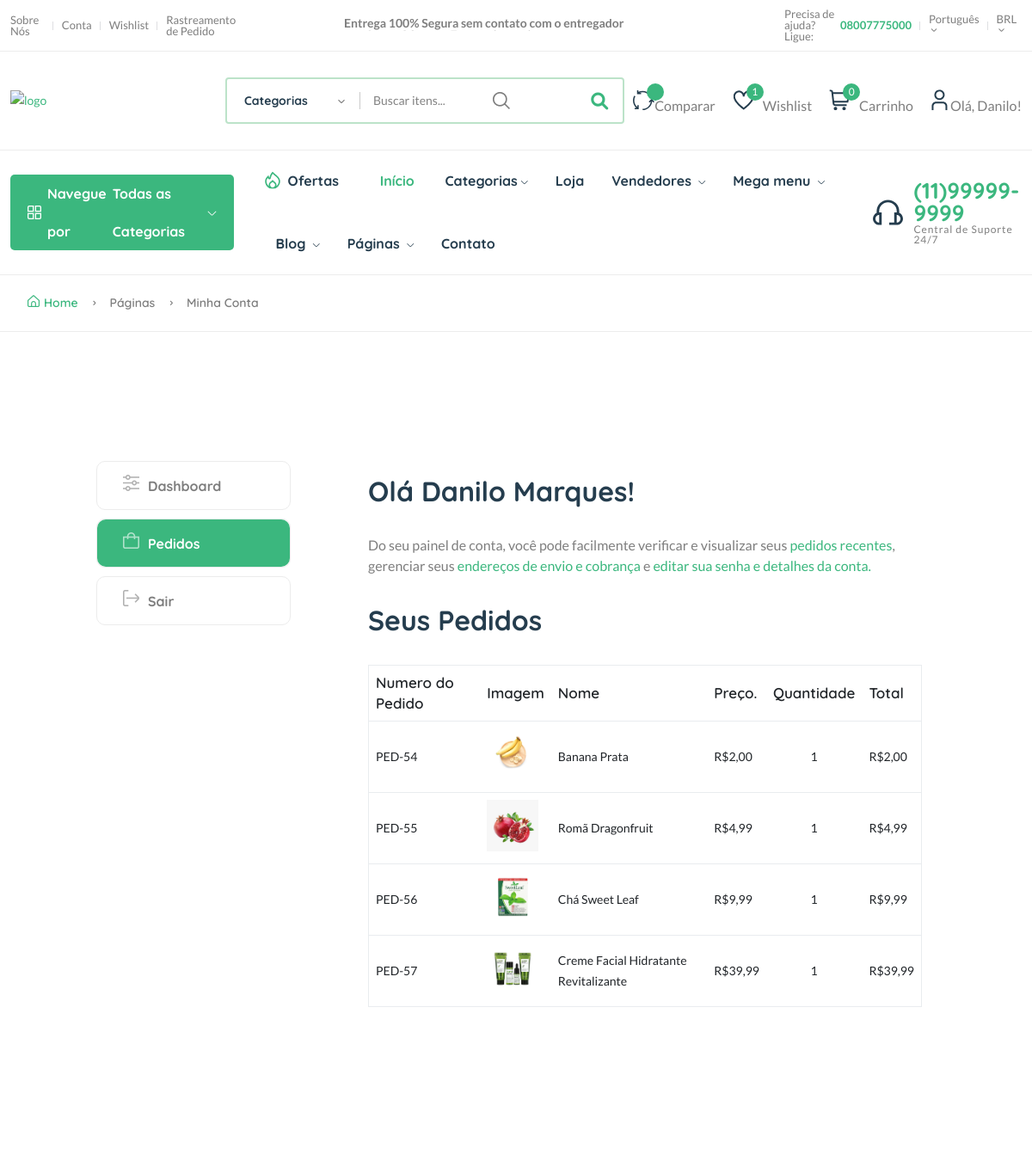
/dashboard/pedido/48 (signed in, upper part), run on an earlier commit of the app's database.
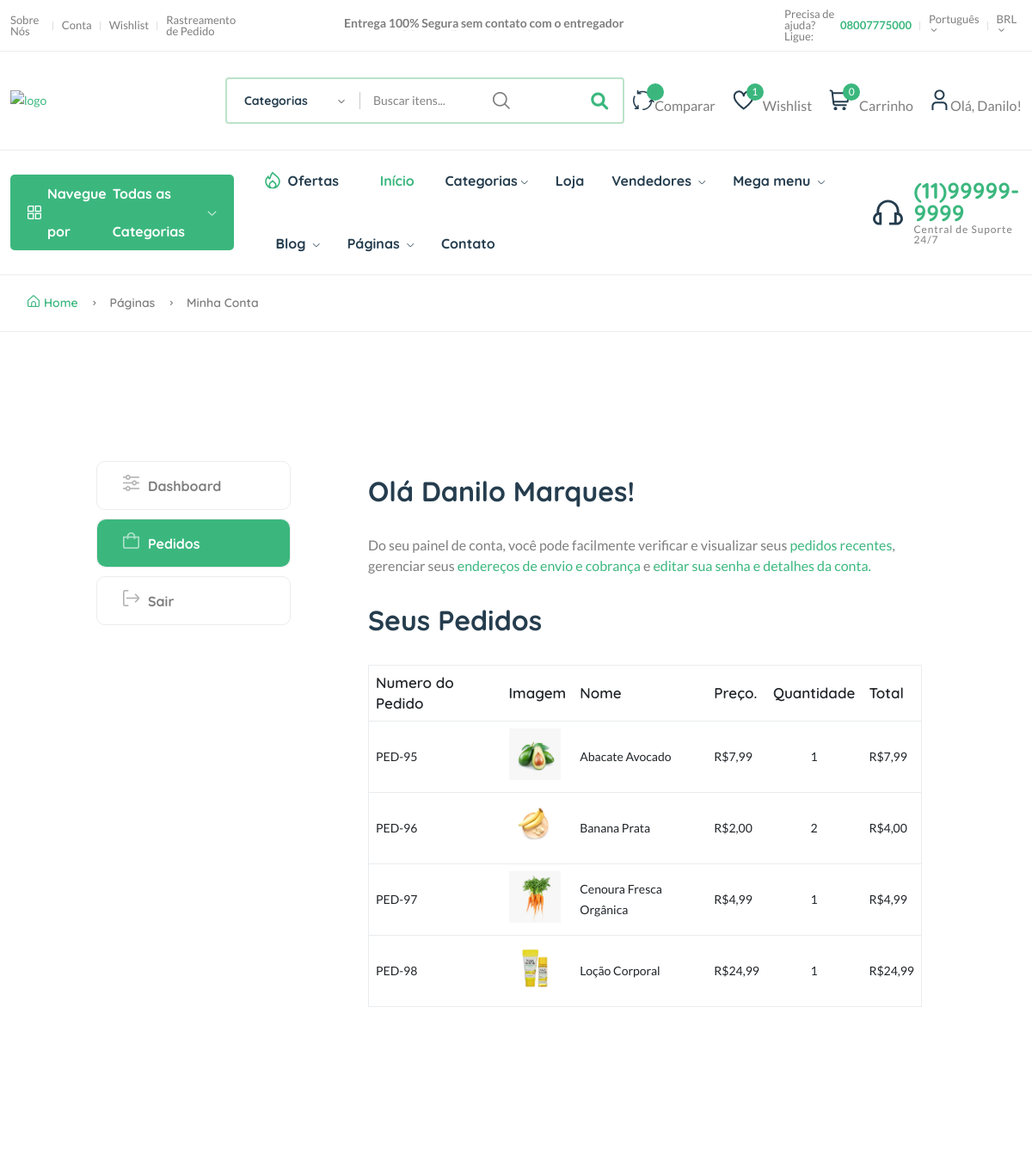
And on a later commit of the database.
### core/models.py (models this page shows, shortened)
class ItensPedidoCarrinho(models.Model):
    pedido = models.ForeignKey(PedidoCarrinho, on_delete=models.CASCADE)
    num_fatura = models.CharField(max_length=200)
    status_produto = models.CharField(max_length=200)
    item = models.CharField(max_length=200)
    imagem = models.CharField(max_length=200)
    qtd = models.IntegerField(default=0)
    preco = models.DecimalField(max_digits=999999999, decimal_places=2, default=1.99)
    total = models.DecimalField(max_digits=999999999, decimal_places=2, default=1.99)
    class Meta:
         verbose_name_plural = "Itens do Pedido do Carrinho"

### core/views.py (the view)
# urls.py: path("dashboard/pedido/<int:id>", order_detail, name="order-detail"),
def order_detail(request, id):
    try:
        order = get_object_or_404(PedidoCarrinho, user=request.user, id=id)
        order_items = ItensPedidoCarrinho.objects.filter(pedido=order)  # Corrected line
        context = {
            "order": order,
            "order_items": order_items,
        }
        return render(request, 'core/order-detail.html', context)
    except PedidoCarrinho.DoesNotExist:
        logger.warning(f"Order with id {id} not found for user {request.user.id}")
        return HttpResponseNotFound("Pedido não encontrado.")
    except Exception as e:
        logger.exception(f"An error occurred while retrieving order details: {e}")
        return HttpResponseNotFound("Ocorreu um erro.")

### core/context_processor.py (called while the page is built)
def default(request):
    categorias = Categoria.objects.all()
    vendedores = Vendedor.objects.all()
    min_max_preco = Produto.objects.aggregate(Min("preco"), Max("preco"))
    if request.user.is_authenticated:
        try:
            wishlist = Wishlist.objects.filter(user=request.user)
        except Wishlist.DoesNotExist:
            wishlist = 0
    else:
        wishlist = 0
    context = {
        'min_max_preco': min_max_preco,
        'categorias': categorias,
        'vendedores': vendedores,
        'wishlist': wishlist,
    }
    if request.user.is_authenticated:
        try:
            endereco = Endereco.objects.filter(user=request.user.id).first()
            context['endereco'] = endereco
        except Endereco.DoesNotExist:
            context['endereco'] = None
    return context

### userauths/models.py (called while the page is built)
    def __str__(self):
        return self.username

### templates/core/order-detail.html (shortened to what the changed rows need)
{% extends 'partials/base.html' %}
{% load static %}
{% block content %}
<main class="main pages">
    <div class="page-content pt-150 pb-150">
        <div class="container">
            <div class="row">
                <div class="col-lg-10 m-auto">
                    <div class="row">
                        <div class="col-md-9">
                            <div class="tab-content account dashboard-content pl-50">
                                <div class="tab-pane fade active show" id="orders" role="tabpanel" aria-labelledby="orders-tab">
                                    <div class="card">
                                        <div class="card-body">
                                            <div class="table-responsive">
                                                <table class="table">
                                                    <thead>
                                                        <tr>
                                                            <th>Numero do Pedido</th>
                                                            <th>Imagem</th>
                                                            <th>Nome</th>
                                                            <th>Preço.</th>
                                                            <th>Quantidade</th>
                                                            <th>Total</th>
                                                        </tr>
                                                    </thead>
                                                    <tbody>
                                                        {% for o in order_items %}
                                                        <tr>
                                                            <td>PED-{{o.id}}</td>
                                                            <td><p><img src="{{ o.imagem }}" style="width: 60px; height: 60px; object-fit: cover;" alt=""></p></td>
                                                            <td>{{o.item}}</td>
                                                            <td>R${{o.preco}}</td>
                                                            <td style="text-align: center;">{{o.qtd}}</td>
                                                            <td>R${{o.total}}</td>
                                                        </tr>
                                                        {% endfor %}
                                                    </tbody>
                                                </table>
                                            </div>
                                        </div>
                                    </div>
                                </div>
                            </div>
                        </div>
                    </div>
                </div>
            </div>
        </div>
    </div>
</main>
{% endblock content %}

What changed in the data, as far as the page shows it:
removed ItensPedidoCarrinho: id "54", imagem (picture), item "Banana Prata", preco "2,00", qtd "1", total "2,00"
removed ItensPedidoCarrinho: id "55", imagem (picture), item "Romã Dragonfruit", preco "4,99", qtd "1", total "4,99"
removed ItensPedidoCarrinho: id "56", imagem (picture), item "Chá Sweet Leaf", preco "9,99", qtd "1", total "9,99"
removed ItensPedidoCarrinho: id "57", imagem (picture), item "Creme Facial Hidratante Revitalizante", preco "39,99", qtd "1", total "39,99"
added ItensPedidoCarrinho: id "95", imagem (picture), item "Abacate Avocado", preco "7,99", qtd "1", total "7,99"
added ItensPedidoCarrinho: id "96", imagem (picture), item "Banana Prata", preco "2,00", qtd "2", total "4,00"
added ItensPedidoCarrinho: id "97", imagem (picture), item "Cenoura Fresca Orgânica", preco "4,99", qtd "1", total "4,99"
added ItensPedidoCarrinho: id "98", imagem (picture), item "Loção Corporal", preco "24,99", qtd "1", total "24,99"
